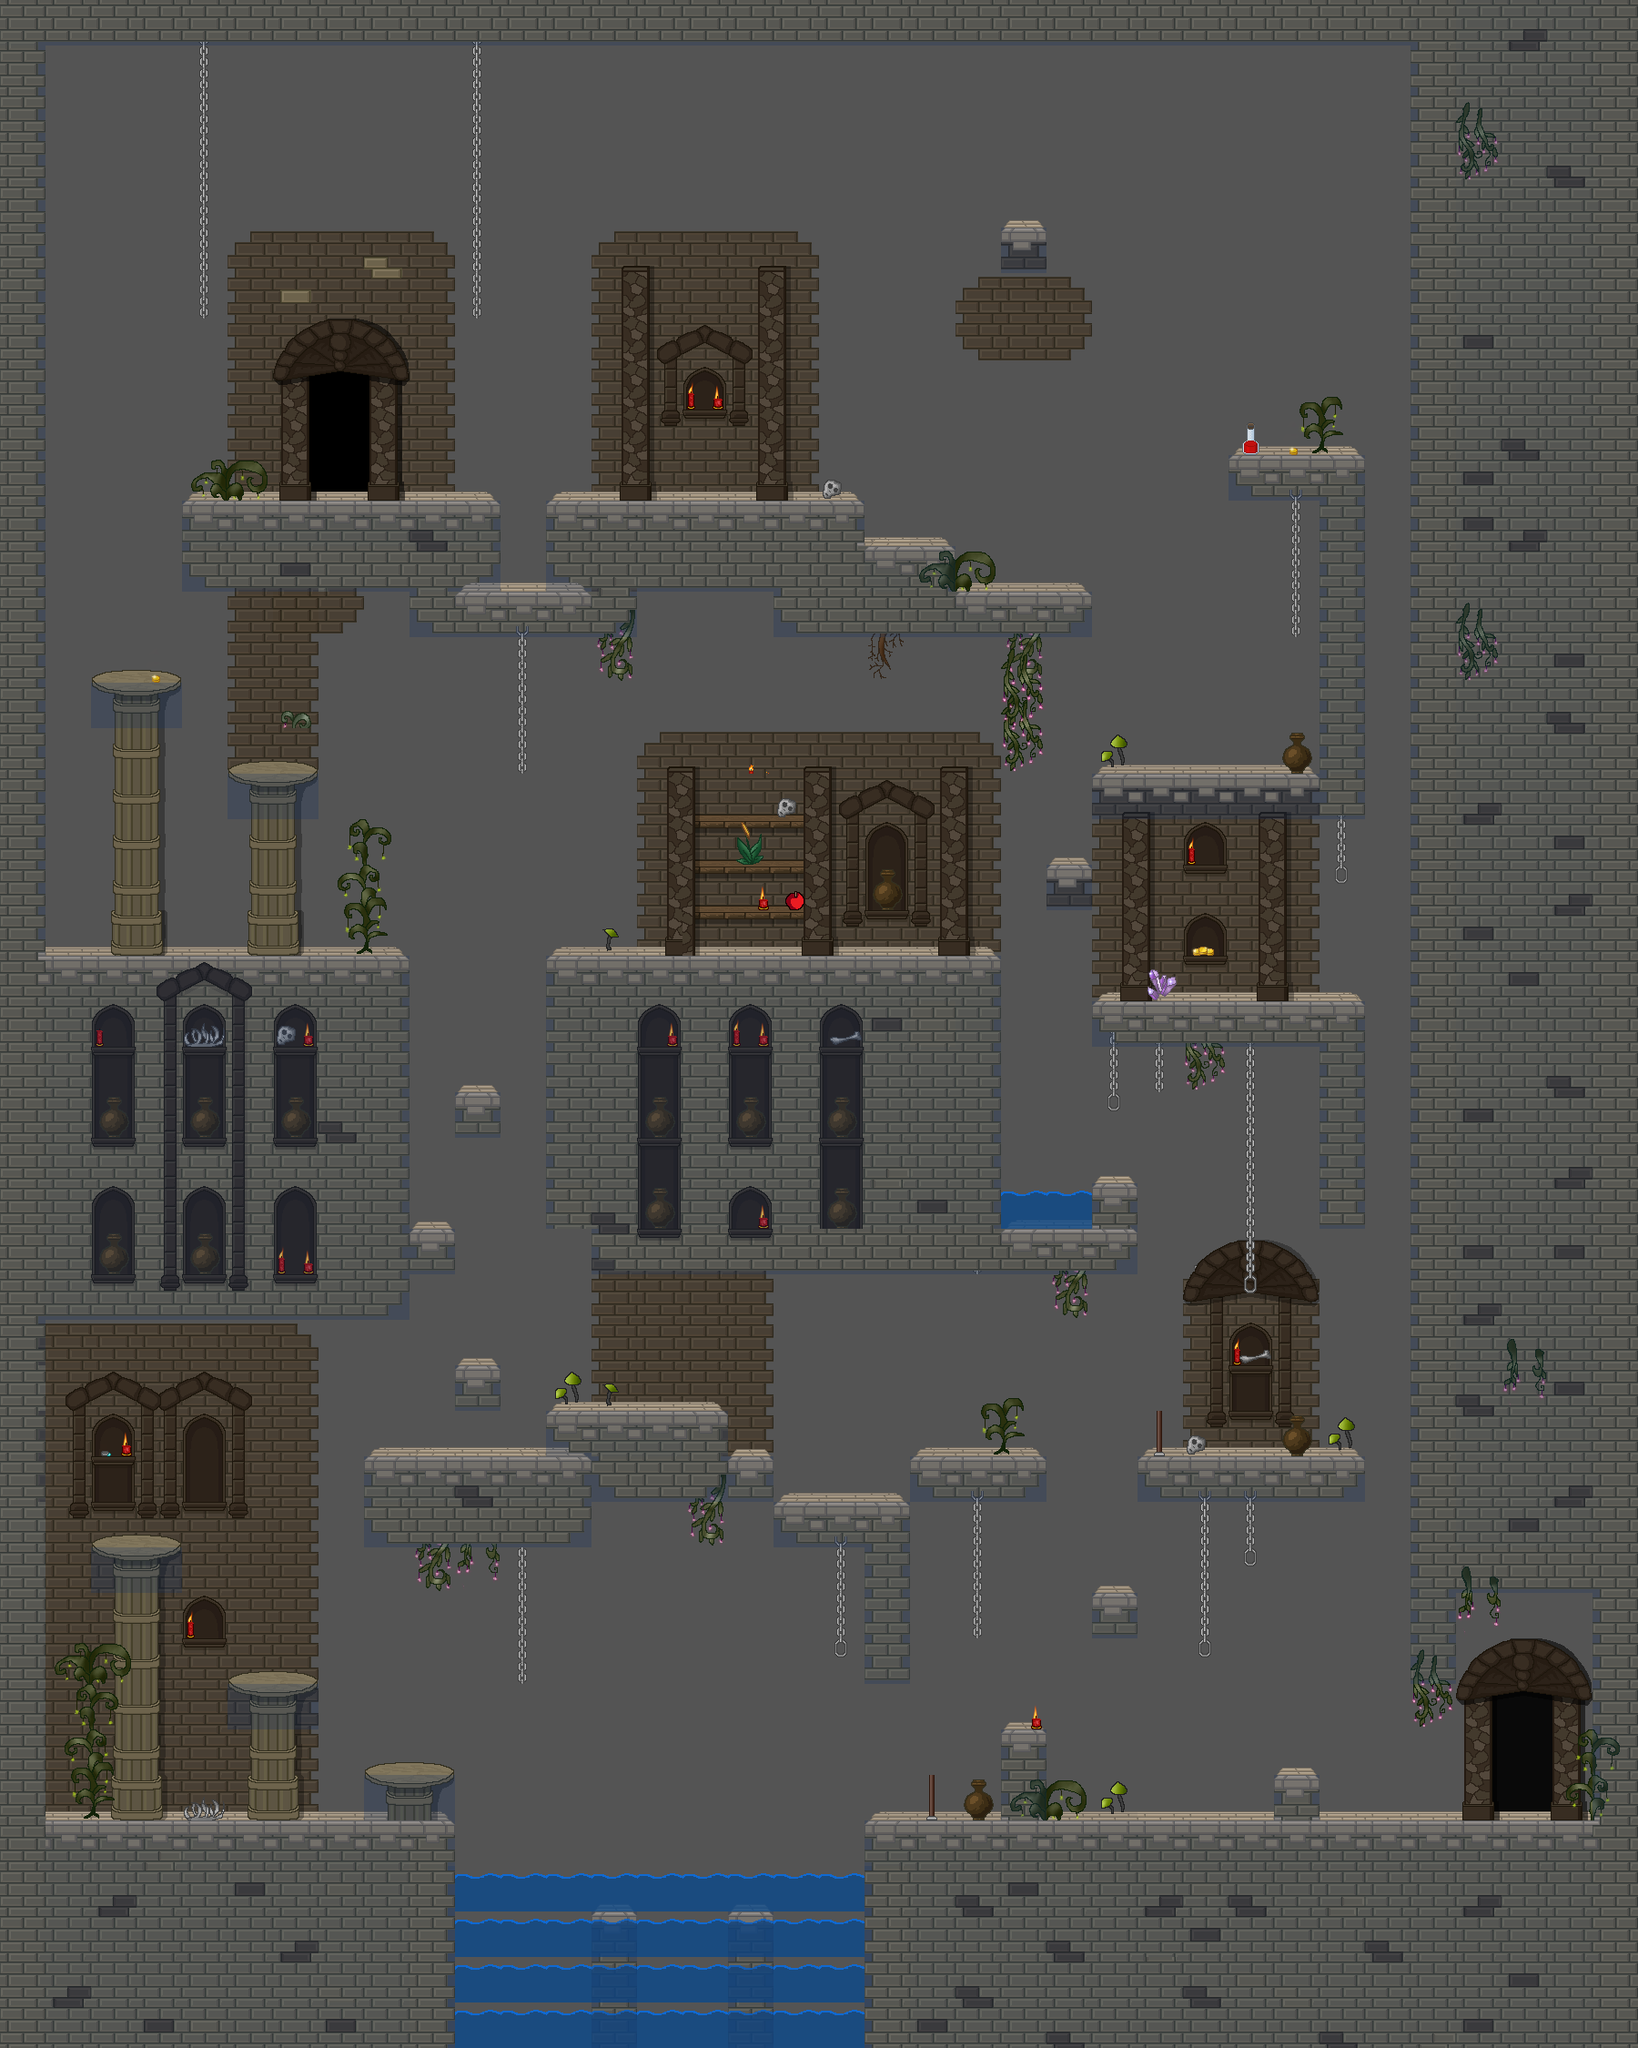

Tiled map render using the project's own tile images. Description and the map definition, with tile-layer contents summarised, below:
An orthogonal 36x45 tile map with 50x50 px tiles, 8 tile layers (BG 1, BG 2, BG 3, BG 4, ...), 4 tilesets and 74 objects.

<map version="1.2" tiledversion="1.2.5" orientation="orthogonal" renderorder="right-down" width="36" height="45" tilewidth="50" tileheight="50" infinite="0" backgroundcolor="#545454" nextlayerid="15" nextobjectid="100">
 <properties>
  <property name="backgroundlayers" value="-1.0,res/level/crypt/layer_inf.png" />
  <property name="dimming" value="0.4" />
  <property name="musicpath" value="res/music/crypt.ogg" />
  <property name="tilesetpath" value="res/level/crypt/tileset_level_crypt.png" />
 </properties>
 <tileset firstgid="1" name="tileset_level_crypt" tilewidth="50" tileheight="50" spacing="2" margin="1" tilecount="529" columns="23">
  <image source="tileset_level_crypt.png" width="1200" height="1200" />
  <tile id="59">
   <animation>
    <frame tileid="59" duration="100" />
    <frame tileid="82" duration="100" />
    <frame tileid="105" duration="100" />
   </animation>
  </tile>
  <tile id="60">
   <animation>
    <frame tileid="60" duration="100" />
    <frame tileid="83" duration="100" />
    <frame tileid="106" duration="100" />
   </animation>
  </tile>
 </tileset>
 <tileset firstgid="530" name="tileset_level_dynamic_tiles" tilewidth="50" tileheight="50" spacing="2" margin="1" tilecount="560" columns="40">
  <image source="../../convenience/tilesets/tileset_level_dynamic_tiles.png" width="2080" height="728" />
 </tileset>
 <tileset firstgid="1090" name="tileset_enemies" tilewidth="50" tileheight="50" spacing="2" margin="1" tilecount="50" columns="5">
  <image source="../../convenience/tilesets/tileset_enemies.png" width="260" height="520" />
 </tileset>
 <tileset firstgid="1140" name="spritesheet_levelitems" tilewidth="50" tileheight="50" tilecount="576" columns="24">
  <image source="../../convenience/tilesets/spritesheet_levelitems.png" width="1200" height="1200" />
  <tile id="0">
   <properties>
    <property name="id" value="fo_caveberry" />
   </properties>
  </tile>
  <tile id="1">
   <properties>
    <property name="id" value="mi_goldengoblet" />
   </properties>
  </tile>
  <tile id="2">
   <properties>
    <property name="id" value="go_onecoin" />
   </properties>
  </tile>
  <tile id="6">
   <properties>
    <property name="id" value="mi_candleholder" />
   </properties>
  </tile>
  <tile id="25">
   <properties>
    <property name="id" value="fo_healingherb" />
   </properties>
  </tile>
  <tile id="27">
   <properties>
    <property name="id" value="go_threecoins" />
   </properties>
  </tile>
  <tile id="50">
   <properties>
    <property name="id" value="fo_lesserhealingpotion" />
   </properties>
  </tile>
  <tile id="58">
   <properties>
    <property name="id" value="eq_aquamarinering" />
   </properties>
  </tile>
  <tile id="72">
   <properties>
    <property name="id" value="fo_apple" />
   </properties>
  </tile>
  <tile id="73">
   <properties>
    <property name="id" value="mi_silverplate" />
   </properties>
  </tile>
  <tile id="128">
   <properties>
    <property name="id" value="qe_brokenstaff2" />
   </properties>
  </tile>
 </tileset>
 <layer id="1" name="BG 1" width="36" height="45" opacity="0.9">
  <data>[1620 cells, 954 non-empty, 51 distinct tile ids]</data>
 </layer>
 <layer id="2" name="BG 2" width="36" height="45">
  <data>[1620 cells, 509 non-empty, 64 distinct tile ids]</data>
 </layer>
 <layer id="3" name="BG 3" width="36" height="45">
  <data>[1620 cells, 216 non-empty, 67 distinct tile ids]</data>
 </layer>
 <layer id="4" name="BG 4" width="36" height="45">
  <data>[1620 cells, 130 non-empty, 43 distinct tile ids]</data>
 </layer>
 <layer id="5" name="item" width="36" height="45">
  <data>[1620 cells, 9 non-empty, 8 distinct tile ids]</data>
 </layer>
 <layer id="6" name="fluid" width="36" height="45">
  <data>[1620 cells, 38 non-empty, 1 distinct tile ids]</data>
 </layer>
 <layer id="7" name="LFG1" width="36" height="45">
  <data>[1620 cells, 159 non-empty, 23 distinct tile ids]</data>
 </layer>
 <layer id="8" name="collidable" width="36" height="45">
  <data>[1620 cells, 648 non-empty, 1 distinct tile ids]</data>
 </layer>
 <objectgroup id="9" name="lever 2">
  <object id="64" gid="539" x="700" y="1000" width="50" height="50" />
  <object id="65" gid="539" x="250" y="800" width="50" height="50" />
  <object id="89" gid="661" x="400" y="1000" width="50" height="50" />
  <object id="90" gid="661" x="50" y="650" width="50" height="50" />
  <object id="91" gid="661" x="600" y="900" width="50" height="50" />
 </objectgroup>
 <objectgroup id="10" name="lever 1">
  <object id="63" gid="539" x="750" y="1500" width="50" height="50" />
  <object id="72" gid="661" x="850" y="1500" width="50" height="50" />
  <object id="73" gid="661" x="950" y="1500" width="50" height="50" />
  <object id="74" gid="660" x="850" y="1600" width="50" height="50" />
  <object id="75" gid="660" x="950" y="1600" width="50" height="50" />
 </objectgroup>
 <objectgroup id="11" name="dynamic">
  <object id="18" gid="574" x="1349" y="1549" width="50" height="50">
   <properties>
    <property name="eq_silvernecklace" value="1" />
    <property name="fo_lesserhealingpotion" value="1" />
    <property name="gold" value="10" />
   </properties>
  </object>
  <object id="23" gid="574" x="100" y="1651" width="50" height="50">
   <properties>
    <property name="gold" value="10" />
    <property name="key" value="ke_smallsilver" />
    <property name="qe_brokenstaff2" value="1" />
    <property name="strength" value="2" />
   </properties>
  </object>
  <object id="24" gid="908" x="200" y="1650" width="50" height="50">
   <properties>
    <property name="name" value="Tombstone" />
    <property name="text" value="ElonaGrave" />
   </properties>
  </object>
  <object id="25" gid="948" x="1249" y="1577" width="50" height="50">
   <properties>
    <property name="text" value="Danger" />
   </properties>
  </object>
  <object id="26" gid="828" x="1000" y="1975" width="50" height="50">
   <properties>
    <property name="text" value="NeedIce" />
   </properties>
  </object>
  <object id="27" gid="530" x="1250" y="600" width="50" height="50" />
  <object id="36" gid="545" x="600" y="750" width="50" height="50" />
  <object id="38" gid="545" x="1100" y="350" width="50" height="50" />
  <object id="39" gid="545" x="850" y="1450" width="50" height="50" />
  <object id="40" gid="545" x="950" y="1450" width="50" height="50" />
  <object id="41" gid="545" x="800" y="1700" width="50" height="50" />
  <object id="42" gid="545" x="650" y="1700" width="50" height="50" />
  <object id="43" gid="535" x="800" y="2100" width="50" height="50" />
  <object id="44" gid="535" x="900" y="1650" width="50" height="50" />
  <object id="45" gid="615" x="650" y="2100" width="50" height="50" />
  <object id="46" gid="575" x="550" y="650" width="50" height="50" />
  <object id="48" gid="538" x="700" y="1550" width="50" height="50" />
  <object id="49" gid="575" x="300" y="1050" width="50" height="50" />
  <object id="50" gid="575" x="150" y="1050" width="50" height="50" />
  <object id="51" gid="575" x="500" y="1600" width="50" height="50" />
  <object id="52" gid="535" x="550" y="1600" width="50" height="50" />
  <object id="53" gid="535" x="400" y="1600" width="50" height="50" />
  <object id="54" gid="535" x="200" y="1050" width="50" height="50" />
  <object id="55" gid="575" x="250" y="1050" width="50" height="50" />
  </objectgroup>
 <objectgroup id="12" name="trigger">
  <!-- 2 objects omitted --></objectgroup>
 <objectgroup id="13" name="enemy">
  <!-- 4 objects omitted --></objectgroup>
 <objectgroup id="14" name="light" visible="0">
  <!-- 9 objects omitted --></objectgroup>
</map>
<!-- 40 of 74 objects omitted -->
